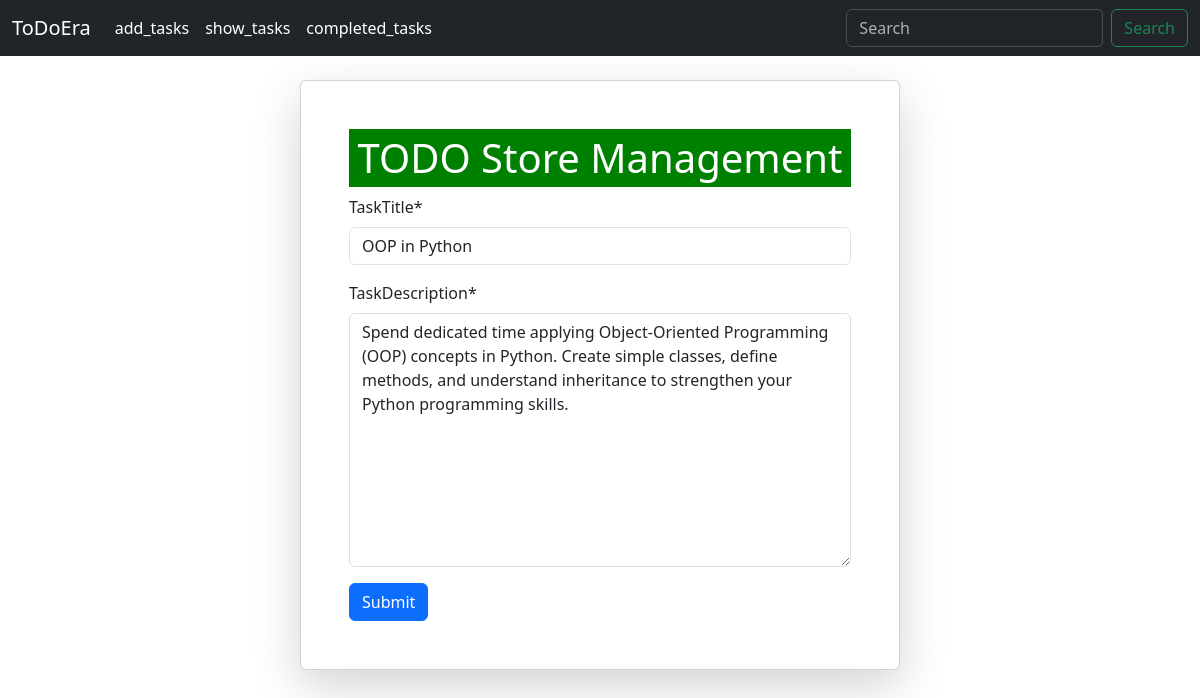
Screenshot of /edit_task/13/ with the database file from the repository.
### List/models.py (models this page shows, shortened)
class TaskModel(models.Model):
    taskTitle = models.CharField(max_length=100)
    taskDescription = models.TextField(max_length=1000)
    is_completed = models.BooleanField(default=False)

### List/views.py (the view)
# urls.py: path('edit_task/<int:id>/', edit_task, name='edit_task'),
def edit_task(request, id):
    task = TaskModel.objects.get(pk=id)
    form = ToDoForm(instance=task)
    if request.method == 'POST':
        form = ToDoForm(request.POST, instance=task)
        if form.is_valid():
            form.save()
            return redirect('show_tasks')
    return render(request, 'add_tasks.html', {'form': form})

### List/forms.py
class ToDoForm(forms.ModelForm):
    class Meta:
        model = TaskModel
        fields = ['taskTitle', 'taskDescription']

### List/templates/add_tasks.html (shortened to what this page needs)
{% extends "home.html" %}
{% load crispy_forms_tags %}
{% block content %}
<br/>
<div style="width: 50%; margin: auto;" class="card p-5 shadow-lg">
    <h1 style="text-align: center; background-color: green; color: white; padding: 5px;">
        TODO Store Management
    </h1>
    <form style="height: 50%;" method="POST">
        {{ form|crispy }}
        <button class="btn btn-primary" type="submit">Submit</button>
    </form>
</div>
{% endblock %}

### rows the page displays
TaskModel: taskTitle "OOP in Python", taskDescription "Spend dedicated time applying Object-Oriented Programming (OOP) concepts in Python. Create simple classes, define methods, and understand inheritance to strengthen your Python programming skills."
